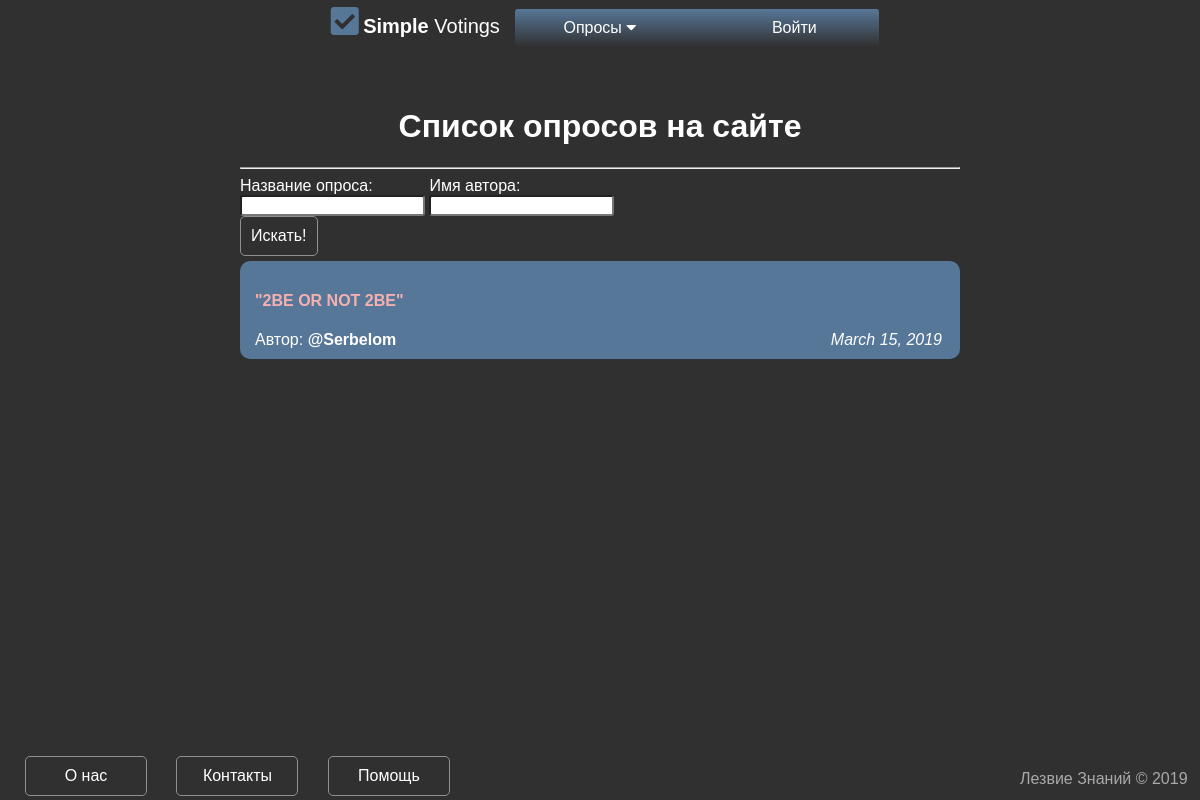
Screenshot of /polls/ with the database file from the repository.
### vote/models.py (models this page shows, shortened)
class Poll(models.Model):
    hash_id = models.CharField(max_length=20)
    date = models.DateField(default="2000-01-01")
    open_date = models.DateField(default="2001-01-01")
    time = models.TimeField(default="00:00:00")
    name = models.CharField(max_length=100)
    one_answer = models.BooleanField(default=True)
    author = models.ForeignKey(to=User, on_delete=models.CASCADE)
    open_for_vote = models.BooleanField(default=True)

### vote/views.py (the view)
# urls.py: path('polls/', views.polls_page),
def polls_page(request):
    context = get_base_context(request)
    context['title'] = 'Список опросов - SV'
    context['main_header'] = 'Список опросов на сайте'
    polls = poll_search(request)
    context['polls'] = polls
    context['has_user'] = False
    return render(request, 'polls/polls.html', context)

### vote/views.py (called while the page is built, shortened)
def poll_search(request, has_user=False):
    if has_user:
        author_name = request.user.username
    else:
        author_name = request.GET.get('author', None)
    poll_name = request.GET.get('poll', None)
    if author_name == None and poll_name == None:
        all_polls = Poll.objects.all()
        max_polls = min(30, len(all_polls))
        lst = []
        for i in range(max_polls):
            lst.append(
                [
                    Poll_variant.objects.filter(belongs_to=all_polls[i]),
                    all_polls[i]
                ]
            )
    return list(reversed(lst))

### vote/templates/polls/polls.html (shortened to what this page needs)
{% extends 'base.html' %}
{% load static %}
{% block content %}
<link rel="stylesheet" href="{% static 'css/post_list.css' %}">
<link rel="stylesheet" href="{% static 'css/form.css' %}">
<body>
	<h1>{{main_header}}</h1>
	<hr>
	<div id="search">
	    <div class="inline">
	        Название опроса:<br>
	        <input type="text" id="poll_search">
	    </div>
	    {% if not has_user %}
	    <div class="inline">
	        Имя автора:<br>
	        <input type="text" id="author_search">
	    </div>
	    {% endif %}
	    <input class="button" type="button" value="Искать!" style="color: white;" onclick='search();'>
	</div>
	{% if polls %}
		<div id="wrapper">
			{% for poll in polls %}
			<div class="post">
				<a class="menu_link" href="/poll/{{ poll.1.hash_id }}/">
					{% if poll.1.open_for_vote %}
						<h4>"{{ poll.1.name }}"</h4>
					{% else %}
						<h4 style="color: #f5b0b0 !important;" title="(Опрос закрыт)">"{{ poll.1.name }}"</h4>
					{% endif %}
					<span>Автор: <b>@{{ poll.1.author }}</b></span>
					<span class="poll_date"><i>{{ poll.1.date }}</i></span>
				</a>
			</div>
			{% endfor %}
		</div>
	{% else %}
		<p style="color:gray;"><i>Пока что тут пустовато... </i>Бегите быстрее создавать опросы, чтобы увидеть их тут.</p>
	{% endif %}
</body>
{% endblock %}

### static/css/base.css (style rules this page uses)
body { margin: 0px; background-color: #303030; color: white; font-family: Arial, "Helvetica Neue", Helvetica,sans-serif; }
h1 { text-align: center; }
a { color: white; text-decoration: none; }
.inline { display: inline-block; }
.button { cursor: pointer; background-color: transparent; color:white; font-size: 16px; padding: 10px; border-radius: 5px; display: table; vertical-align: middle; text-align: center; border: 1px solid #909090; }

### static/css/menu_mobile.css (style rules this page uses)
.menu_link { display: block; padding: 10px 15px; text-decoration: none; outline: none; font-size: 1.1em; }
.logo_holder i, b { color: #577798; }

### static/css/menu.css (style rules this page uses)
.menu_link { display: block; padding: 10px 15px; text-decoration: none; outline: none; }
.logo_holder i, b { color: #577798; }

### static/css/post_list.css (style rules this page uses)
#wrapper { background-color: #577798; border-radius: 10px; }
.post { border-bottom: 1px solid #1b2036; }
.post a h4 { text-transform: uppercase; }
.post a span { text-transform: none; }
.post:last-child { border-bottom-left-radius: 10px; border-bottom-right-radius: 10px; border-bottom: none; }
.post:first-child { border-top-left-radius: 10px; border-top-right-radius: 10px; }

### static/css/form.css (style rules this page uses)
.button { color: white; }
input { border-radius: 3px; }

### vote/templates/polls/polls.html (style rules this page uses)
b { color: white; }
.poll_date { float: right; margin-right: 3px; }
#search { margin-bottom: 5px; }

### rows the page displays
Poll: name "2BE OR NOT 2BE", author.username "Serbelom", date "March 15, 2019"

### other values shown
{{ menu.6.text }} "Войти"
{{ main_header }} "Список опросов на сайте"
{{ menu.8.text }} "О нас"
{{ menu.9.text }} "Контакты"
{{ menu.10.text }} "Помощь"
